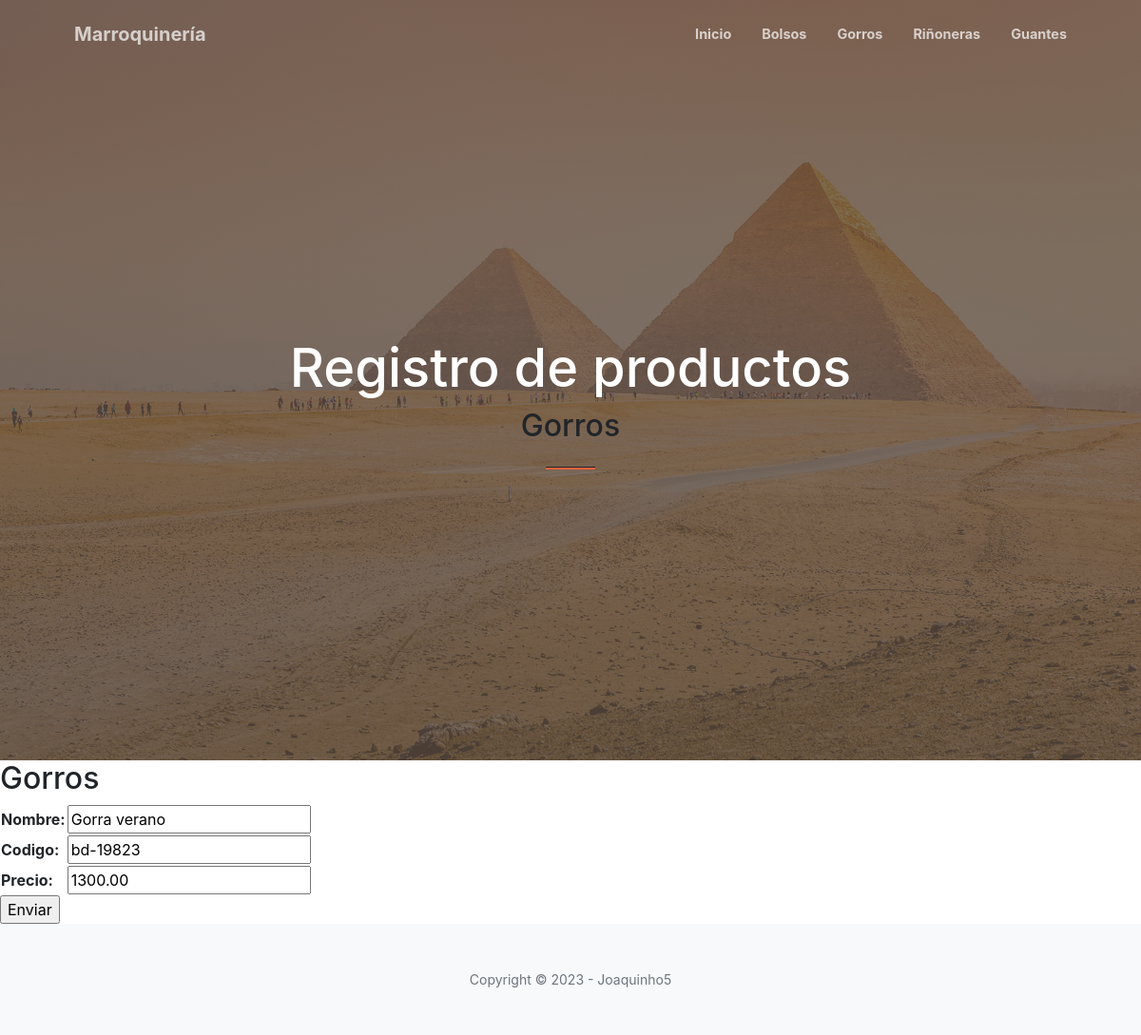
The page /updateGorro/2/ on the database its author committed.
### aplicacion/models.py (models this page shows, shortened)
class Gorro(models.Model):
    nombre = models.CharField(max_length=200)
    codigo = models.CharField(max_length=200)
    precio = models.DecimalField(max_digits=10, decimal_places=2)

### aplicacion/views.py (the view)
# urls.py: path('updateGorro/<id_gorro>/', updateGorro, name="updateGorro"),
def updateGorro(request, id_gorro):
    gorro = Gorro.objects.get(id=id_gorro)
    if request.method == "POST":
        miForm = GorroForm(request.POST)
        if miForm.is_valid():
            gorro.nombre = miForm.cleaned_data.get('nombre')
            gorro.codigo = miForm.cleaned_data.get('codigo')
            gorro.precio = miForm.cleaned_data.get('precio')
            gorro.save()
            return redirect(reverse_lazy('gorro'))
    else:
        miForm = GorroForm(initial={
            'nombre': gorro.nombre,
            'codigo': gorro.codigo,
            'precio': gorro.precio,
        })
    return render(request, "aplicacion/gorroForm.html", {'form': miForm})

### aplicacion/forms.py
class GorroForm(forms.Form):
    nombre = forms.CharField(max_length=200, required=True)
    codigo = forms.CharField(max_length=200, required=True)
    precio = forms.DecimalField(max_digits=10, decimal_places=2, required=True)

### aplicacion/templates/aplicacion/gorroForm.html (shortened to what this page needs)
{% extends 'aplicacion/base.html' %}
{% load static %}
{% block titulo %}Gorros{% endblock titulo %}
{% block contenido %}
    <h2>Gorros</h2>
    <form action="" method="POST">
        <table>
            {{ form.as_table }}
        </table>
        <input type="submit" value="Enviar">
    </form>
{% endblock contenido %}

### rows shown on the page
Gorro: nombre "Gorra verano", codigo "bd-19823", precio "1300.00"
